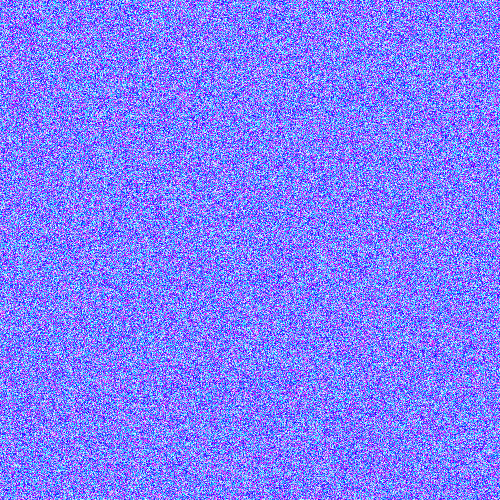
#> input picture images/pratica3.png, 500 x 500 px, found by its file name
$ jupyter execute 'Prática_3.ipynb'   (shell and % lines are left out)
#> lines starting #> are read from the running program, lines starting #| are printed output that depends on the picture
**Introdução a filtros**
* Average filter - média entre a soma do produto das posições sobrepostas e a substituição do valor central por essa média.
* Gaussian filter - kernels ponderados com diferentes valores, baseados em uma distribuição
gaussiana.
* Median filter - mediana dos valores da matriz dentro dessa área.
* Bilateral filter - retira o ruído da imagem
e preserva os contornos originais.

Roteiro da prática:

1. Criar funções para os quatro tipos de filtro
2. Importar a imagem e aplicar os filtros

[cell 1]
import cv2 as cv
import numpy as np
import matplotlib.pyplot as plt
from google.colab.patches import cv2_imshow

[cell 2]
img = cv.imread("pratica3.png")
#> img is the input picture: shape (500, 500, 3); mean B, G, R 255, 126.8, 127
cv2_imshow(img)

[cell 3]
# Average filter
img_avg = cv.blur(img,ksize = (3,3))
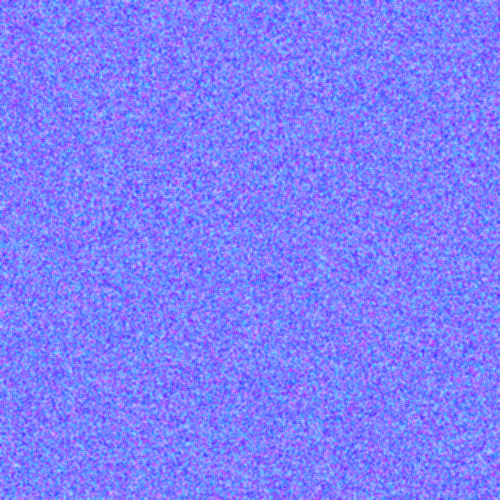
#> img_avg: shape (500, 500, 3); mean B, G, R 255, 126.8, 127
cv2_imshow(img_avg)

[cell 4]
# Gaussian filter
img_gaus = cv.GaussianBlur(img,(3,3),cv.BORDER_DEFAULT)
cv2_imshow(img_gaus)

[cell 5]
# Median Filter
img_med = cv.medianBlur(img, ksize = 3)
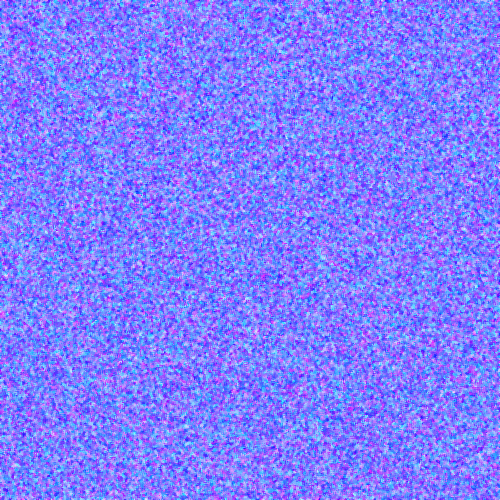
#> img_med: shape (500, 500, 3); mean B, G, R 255, 126.7, 127
cv2_imshow(img_med)

[cell 6]
# Bilateral filter
img_bil = cv.bilateralFilter(img,2,4,1)
cv2_imshow(img_bil)
